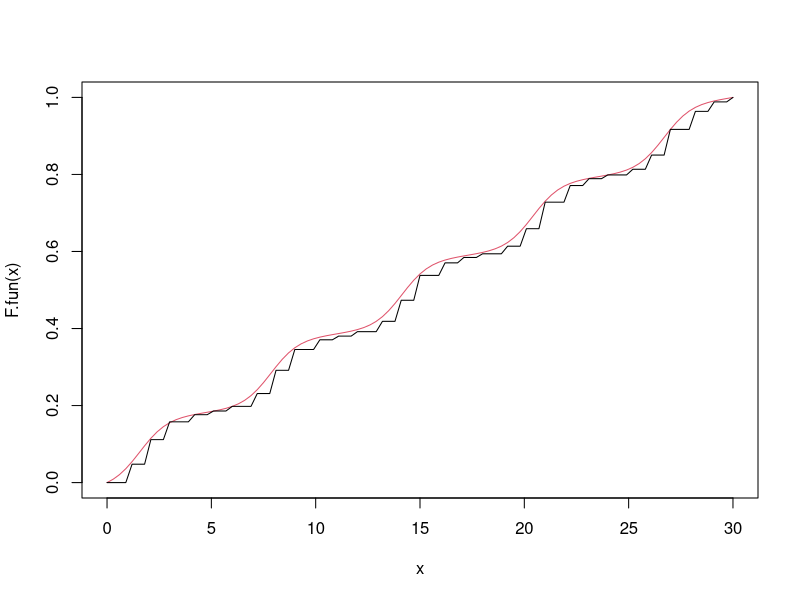
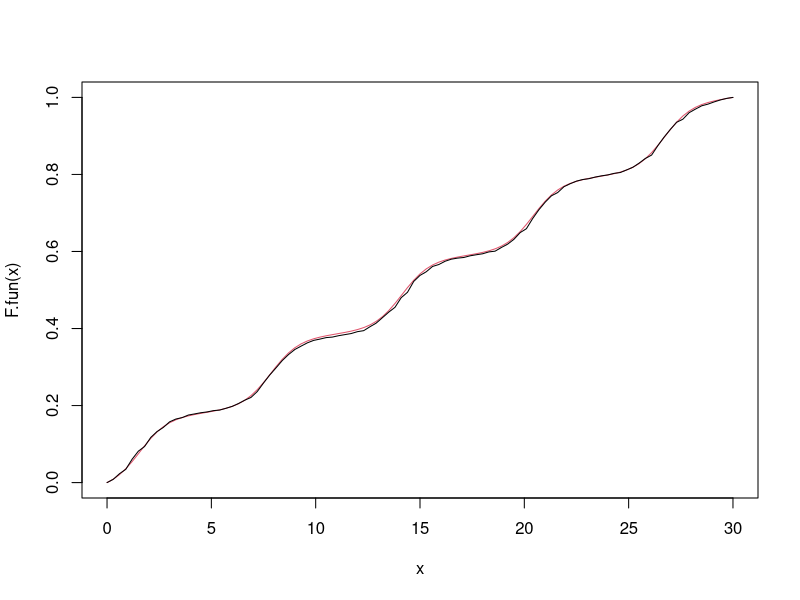

These figures' R source, in order:
## ---- chunk 1
# implemtent by the method based on "Acceptance Rejection"
gen_inhomo_poisson <- function(lambda, T_0) {
  result <- c()
  # give bound of lambda(t)
  # 0 < lambda(t) <= lambda_u
  lambda_u <- optimize(lambda, c(0, T_0), maximum = TRUE)$objective
  t <- 0
  while(t <= T_0) {
    u <- runif(1)   # u1: Uniform(0,1)
    t <- t - log(u) / lambda_u
    if (t > T_0) break
    u2 <- runif(1)  # u2: Uniform(0,1)
    # the chance p to keep generated t
    # if lambda(t) == lambda_u, p = 1 >= u2 (Uniform(0,1))
    # t will be definitely kept
    if (u2 <= lambda(t)/lambda_u) result <- append(result, t)
  }
  result
}
## ---- chunk 2
T_0 <- 30   # experiment end time
tau <- T_0  # [0, tau] = time interval of interest
lambda.fun <- function(t) exp(sin(t) - 1)  # rate function of inhomo. Poisson
## ---- chunk 3
set.seed(2)
obs <- gen_inhomo_poisson(lambda.fun, T_0)
obs
## ---- chunk 4
ceiling(obs)  # to interger time t
unique(ceiling(obs))  # what appears in data records 
## ---- chunk 5
library(plyr, quietly=TRUE)
x.N <- 500  # number of observations/patients
x.seq <- rlply(x.N, gen_inhomo_poisson(lambda=lambda.fun, T_0=T_0))
## ---- chunk 6
x.merged <- sort(unlist(x.seq))  # merge all events and sort
## ---- chunk 7
# same function as ceiling but digit sensitive
table(round(x.merged[1:1000] + 0.5, digits=0))
time.digit <- 1  # 0: integer, 1: with 1 decimals, ...
table(round(x.merged[1:1000] + 5 * 10^(-time.digit-1), digits=time.digit))
## ---- chunk 8
time.digit <- 0  # 0: integer, 1: with 1 decimals, ...
x.merged <- round(x.merged + 5 * 10^(-time.digit-1), digits=time.digit)
d <- table(x.merged)
s <- as.numeric(names(d))
N <- cumsum(d)
## ---- chunk 9
d[s > 6]
N[s > 6]
1 - d[s > 6] / N[s > 6]
prod(1 - d[s > 6] / N[s > 6])
## ---- chunk 10
F.hat <- function(t_seq) {
  sapply(t_seq, function(t) prod(1 - d[s > t] / N[s > t]))
}

Lambda.fun <- function(t) {
  sapply(t, function(t) integrate(lambda.fun, 0, t)$value)
}

F.fun <- function(t) {
  sapply(t, function(t) Lambda.fun(t) / Lambda.fun(T_0))
}
## ---- chunk 11
curve(F.fun, 0, tau, col = 2)   # theoretical curve in red
curve(F.hat, 0, tau, add=TRUE)  # obtained from generated data
## ---- chunk 12
time.digit <- 1  # 0: integer, 1: with 1 decimals, ...
## ---- chunk 13
x.merged <- sort(unlist(x.seq))  # merge all events and sort
x.merged <- round(x.merged + 5 * 10^(-time.digit-1), digits=time.digit)
d <- table(x.merged)
s <- as.numeric(names(d))
N <- cumsum(d)
curve(F.fun, 0, tau, col = 2)
curve(F.hat, 0, tau, add=TRUE)
